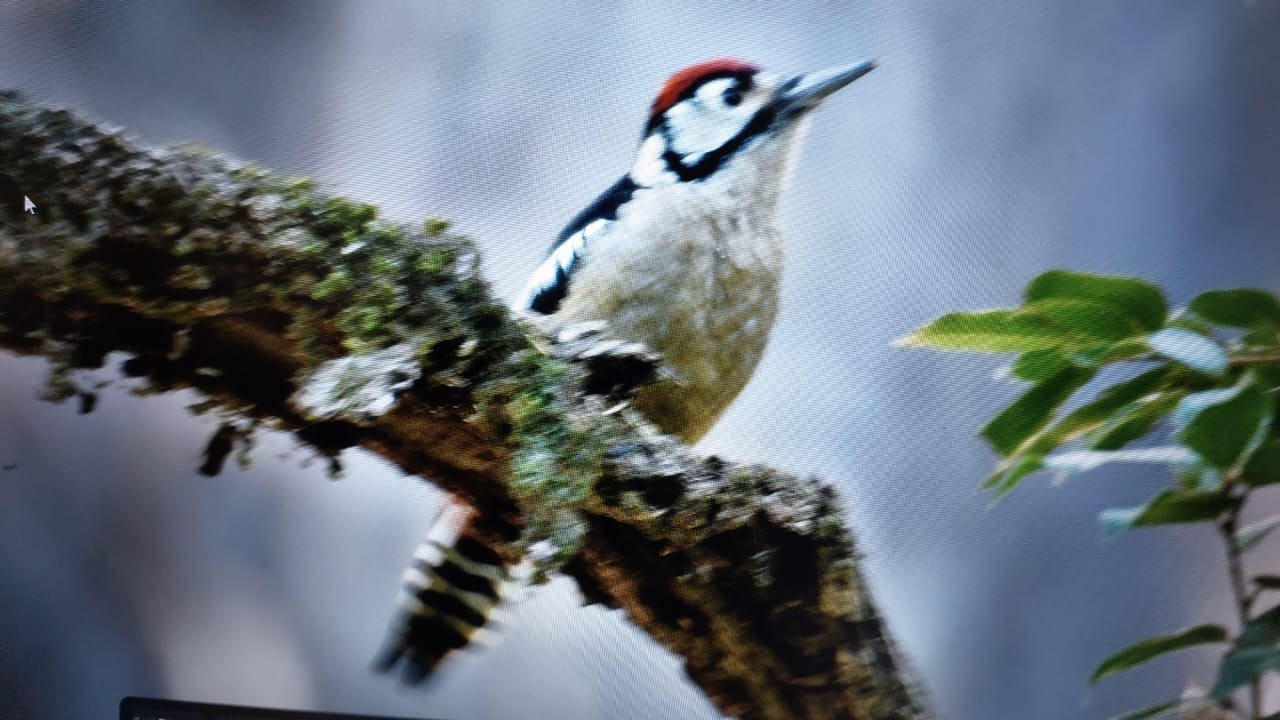
#> input picture input.jpeg, 1280 x 720 px
$ jupyter execute 'Removing Blur.ipynb'
#> lines starting #> are read from the running program, lines starting #| are printed output that depends on the picture
[cell 1]
import cv2
import numpy as np
from PIL import Image, ImageEnhance
import matplotlib.pyplot
image = cv2.imread('input.jpeg')
#> image is the input picture: shape (720, 1280, 3); mean B, G, R 126.1, 116.1, 105.5
cv2.imshow('sharpenimages ', image)
kernel = np.ones((5,5),np.float32)/25
dst = cv2.filter2D(image,-1,kernel)
#cv2.imshow('dst' , dst)
sharpen_kernel = np.array([[-1,-1,-1], [-1,9,-1], [-1,-1,-1]])
sharpen = cv2.filter2D(dst, -1, sharpen_kernel)
#cv2.imshow('sharpen', sharpen)
dst1 = cv2.filter2D(sharpen,-1,kernel)
#cv2.imshow('dst1' , dst1)
sharpen1 = cv2.filter2D(dst1, -1, sharpen_kernel)
#cv2.imshow('sharpen1', sharpen1)
dst2 = cv2.filter2D(sharpen1,-1,kernel)
#cv2.imshow('dst2' , dst2)
sharpen2 = cv2.filter2D(dst2, -1, sharpen_kernel)
#cv2.imshow('sharpen2', sharpen2)


blur2 = cv2.GaussianBlur(sharpen2,(5,5),0)
cv2.imshow('blura', blur2)


sharpen3 = cv2.filter2D(blur2, -1, sharpen_kernel)
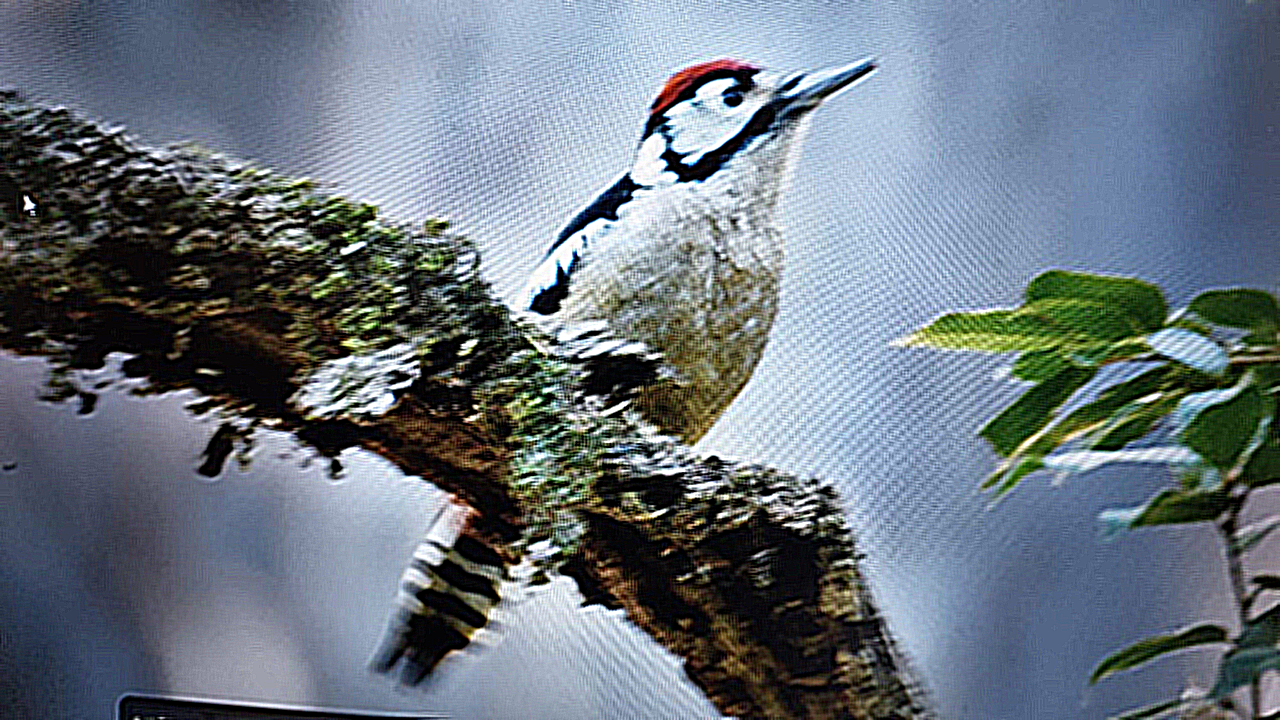
#> sharpen3: shape (720, 1280, 3); mean B, G, R 126.7, 116.7, 106.3
#cv2.imshow('sharpen3', sharpen3)

sharpen4 = cv2.filter2D(sharpen3, -1, sharpen_kernel)
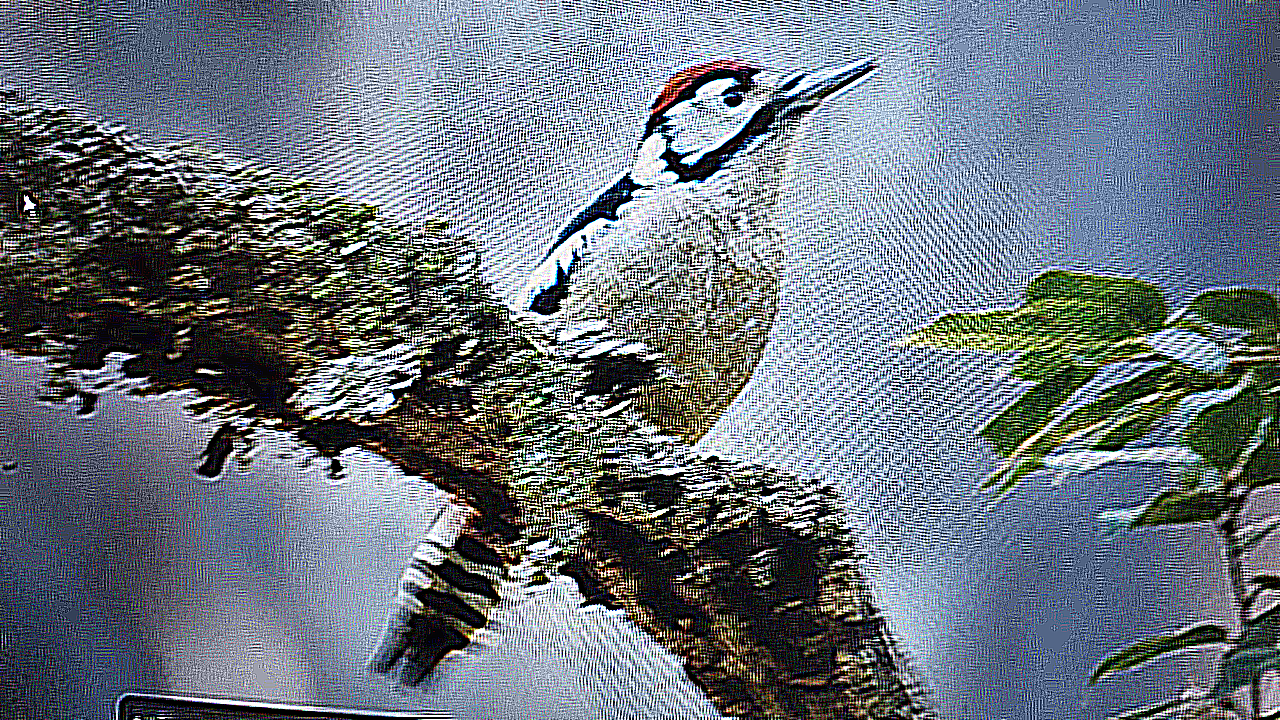
#> sharpen4: shape (720, 1280, 3); mean B, G, R 126.2, 116.6, 108
#cv2.imshow('sharpen4', sharpen4)
blur2 = cv2.GaussianBlur(sharpen2,(5,5),0)
#cv2.imshow('blura', blur2)
import cv2
import numpy as np
image = cv2.imread('input.jpeg')
cv2.imshow('sharpenimages ', image)
kernel = np.ones((5,5),np.float32)/25
dst = cv2.filter2D(image,-1,kernel)
cv2.imshow('dst' , dst)
sharpen_kernel = np.array([[-1,-1,-1], [-1,9,-1], [-1,-1,-1]])
sharpen = cv2.filter2D(dst, -1, sharpen_kernel)
cv2.imshow('sharpen', sharpen)
dst1 = cv2.filter2D(sharpen,-1,kernel)
cv2.imshow('dst1' , dst1)
sharpen1 = cv2.filter2D(dst1, -1, sharpen_kernel)
cv2.imshow('sharpen1', sharpen1)
dst2 = cv2.filter2D(sharpen1,-1,kernel)
cv2.imshow('dst2' , dst2)
sharpen2 = cv2.filter2D(dst2, -1, sharpen_kernel)
cv2.imshow('sharpen2', sharpen2)


blur2 = cv2.GaussianBlur(sharpen2,(5,5),0)
cv2.imshow('blura', blur2)


# [6 lines of commented-out code are left out]

sharpen3 = cv2.filter2D(blur2, -1, sharpen_kernel)
cv2.imshow('sharpen3', sharpen3)

sharpen4 = cv2.filter2D(sharpen3, -1, sharpen_kernel)
cv2.imshow('sharpen4', sharpen4)
blur3 = cv2.GaussianBlur(sharpen4,(5,5),0)
cv2.imshow('blurc', blur3)
lur = cv2.bilateralFilter(blur3, 9,75,75)
cv2.imshow("lurs", lur)
lur1 = cv2.bilateralFilter(lur, 9,75,75)
cv2.imshow("lurs", lur1)
blur5 = cv2.GaussianBlur(lur1, (5,5),0)
cv2.imshow('blur5', blur5)
sharpen6 = cv2.filter2D(blur5, -1, sharpen_kernel)
cv2.imshow('sharpen6', sharpen6)
lur2 = cv2.bilateralFilter(sharpen6 , 9,75,75)
cv2.imshow("lur2", lur2)
blur6 = cv2.GaussianBlur(lur2, (5,5),0)
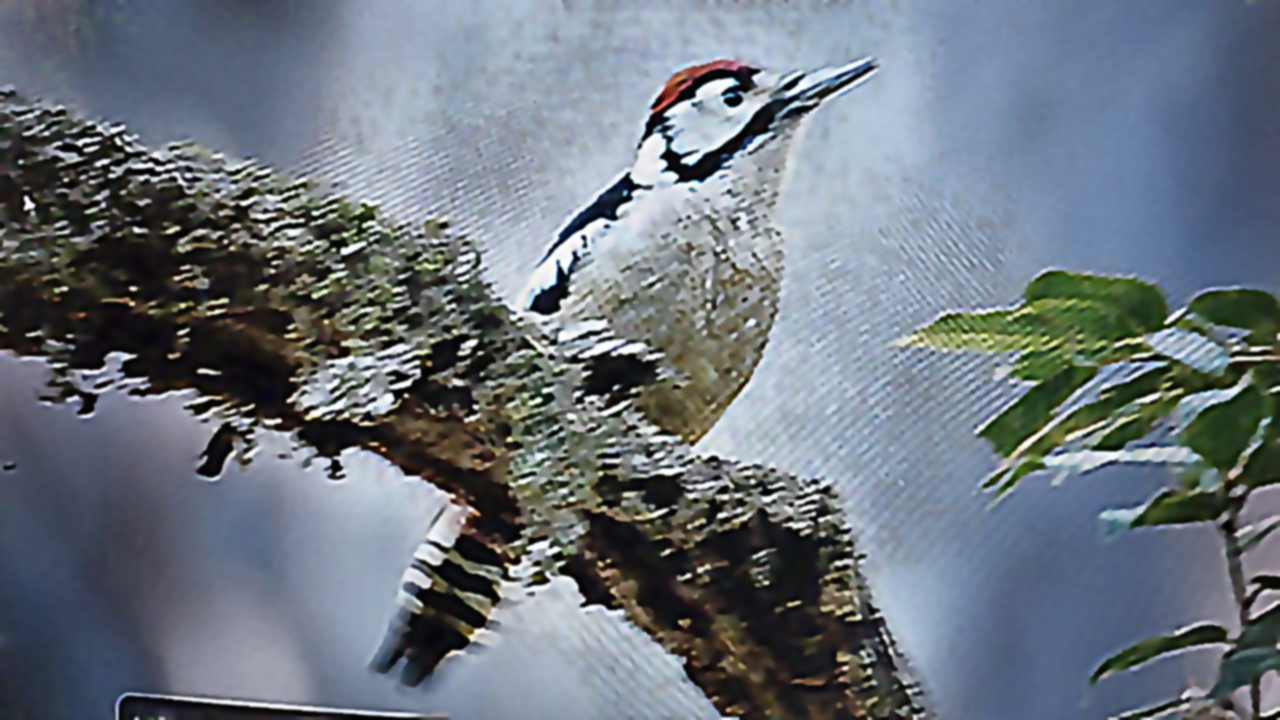
#> blur6: shape (720, 1280, 3); mean B, G, R 126.4, 116.6, 108.1
cv2.imshow('blur6', blur6)
blur7 = cv2.GaussianBlur(blur6, (5,5),0)
cv2.imshow('blur7', blur7)
blur8 = cv2.GaussianBlur(blur7, (5,5),0)
cv2.imshow('blur8', blur8)
blur9 = cv2.GaussianBlur(blur8, (5,5),0)
cv2.imshow('blur9', blur9)
lur3 = cv2.bilateralFilter(blur9, 9,75,75)
cv2.imshow("lur3", lur3)
sharpenk = cv2.filter2D(lur3, -1, sharpen_kernel)
sharpen7 = cv2.filter2D(sharpenk, -1, sharpen_kernel)
cv2.imshow('sharpen7', sharpen7)
blur8 = cv2.GaussianBlur(sharpen7, (5,5),0)
cv2.imshow('blur8', blur8)
blur9 = cv2.GaussianBlur(blur8, (5,5),0)
cv2.imshow('blur9', blur9)
lur4 = cv2.bilateralFilter(blur9, 9,75,75)
cv2.imshow("lur4", lur4)
blur10 = cv2.GaussianBlur(lur4, (5,5),0)
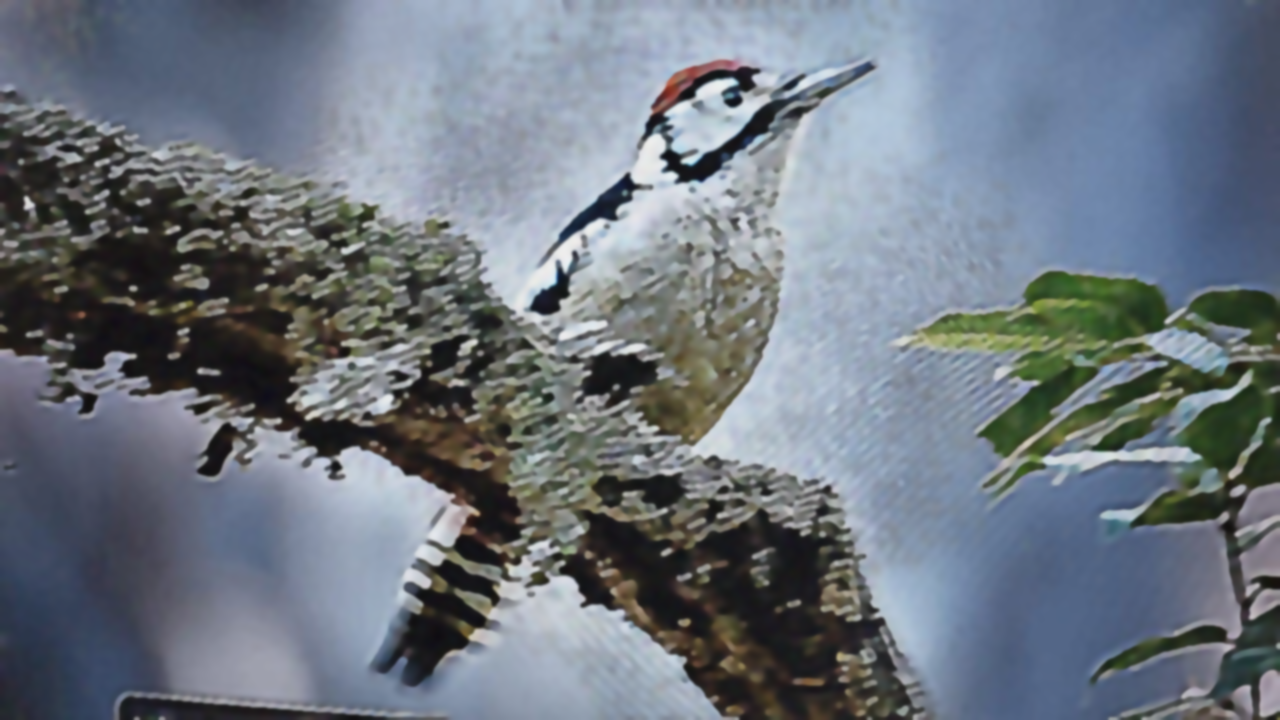
#> blur10: shape (720, 1280, 3); mean B, G, R 127.6, 117.6, 109.3
cv2.imshow('blur10', blur10)
median = cv2.medianBlur(blur10,5)
cv2.imshow('median', median)
cv2.imwrite('Final_Output.jpeg', lur3)
cv2.imwrite('Final_Output2.jpeg', median)

cv2.waitKey()
